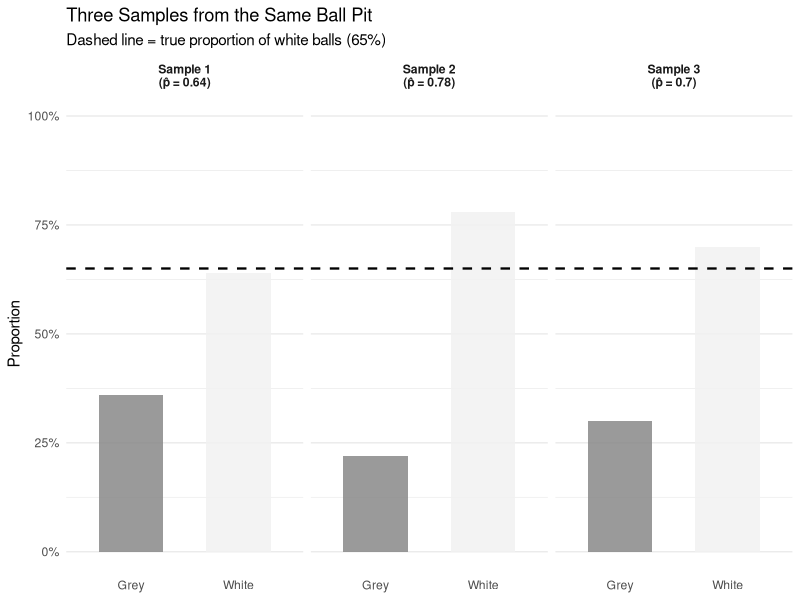
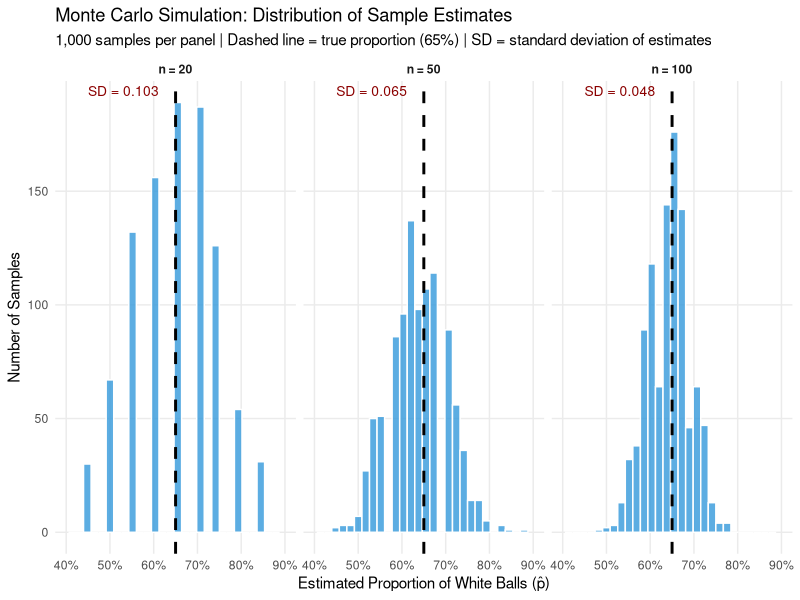
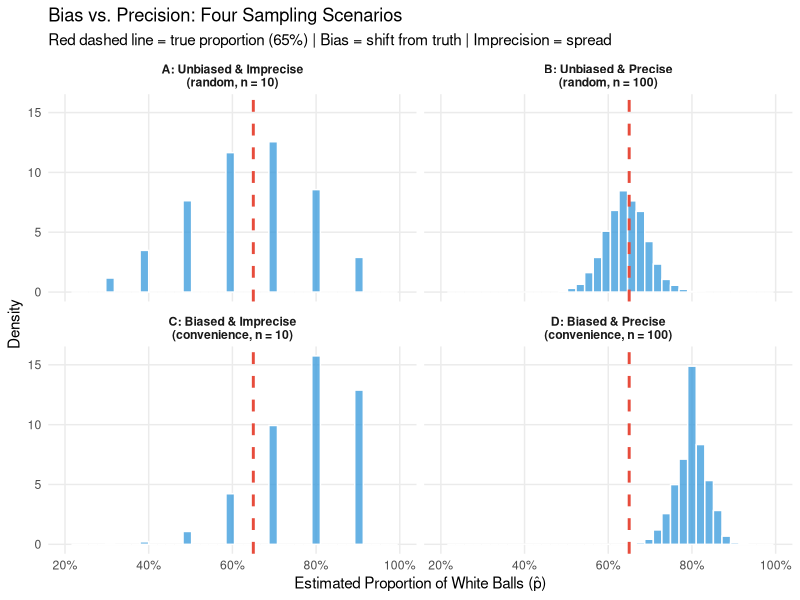
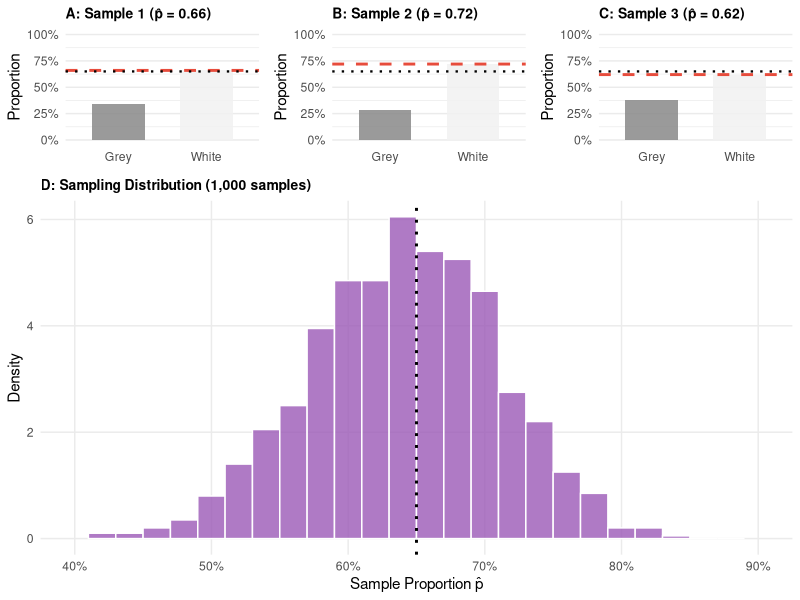
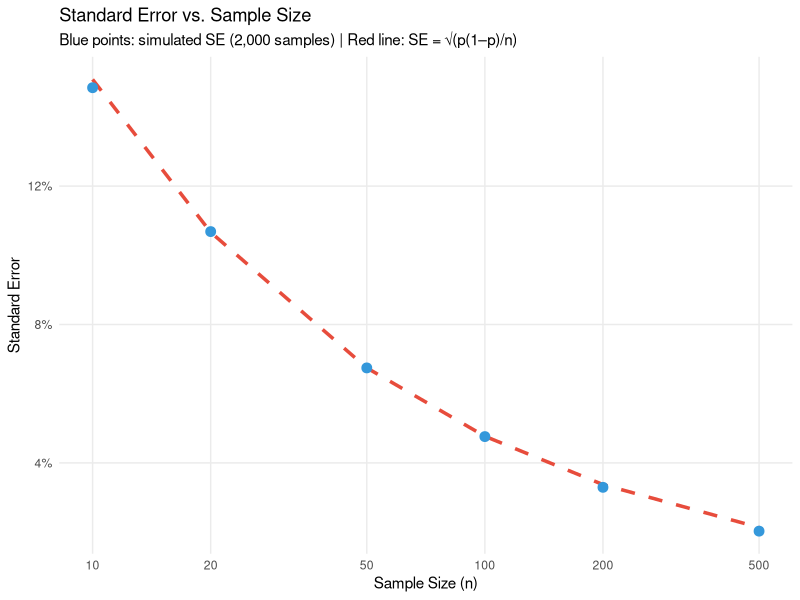
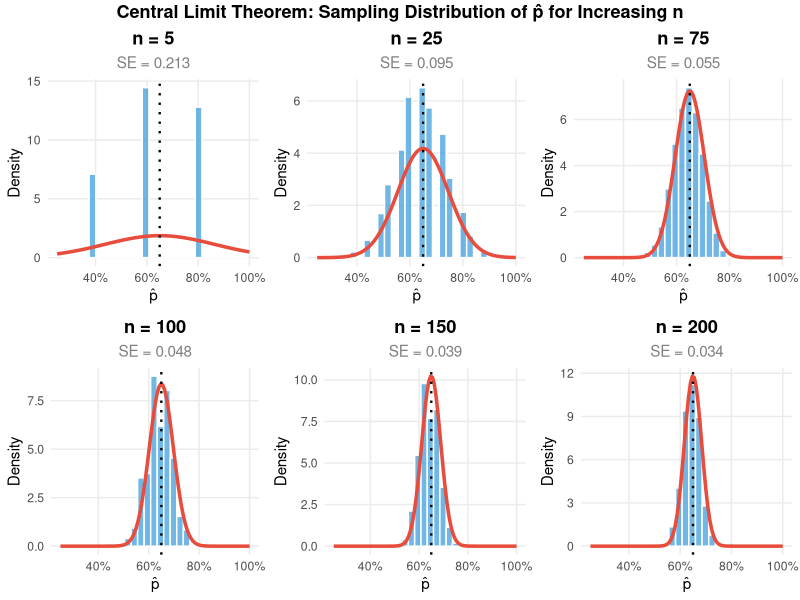
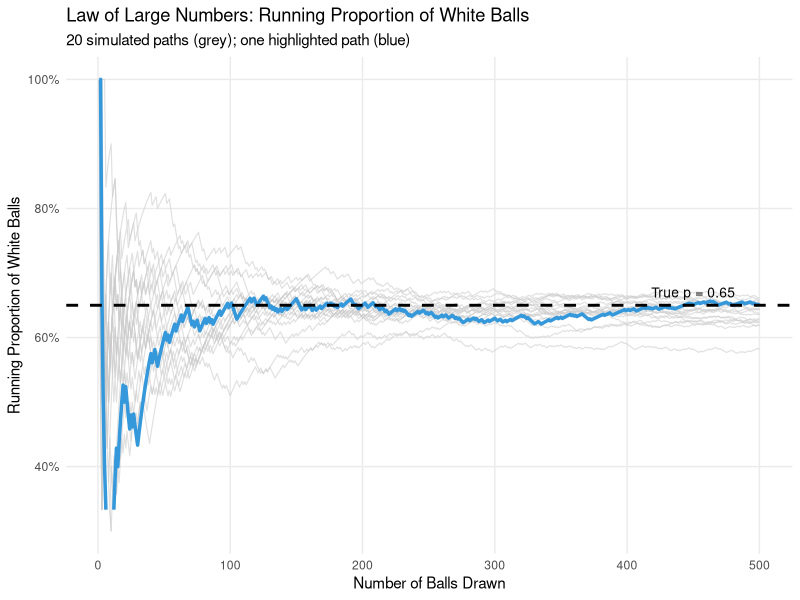
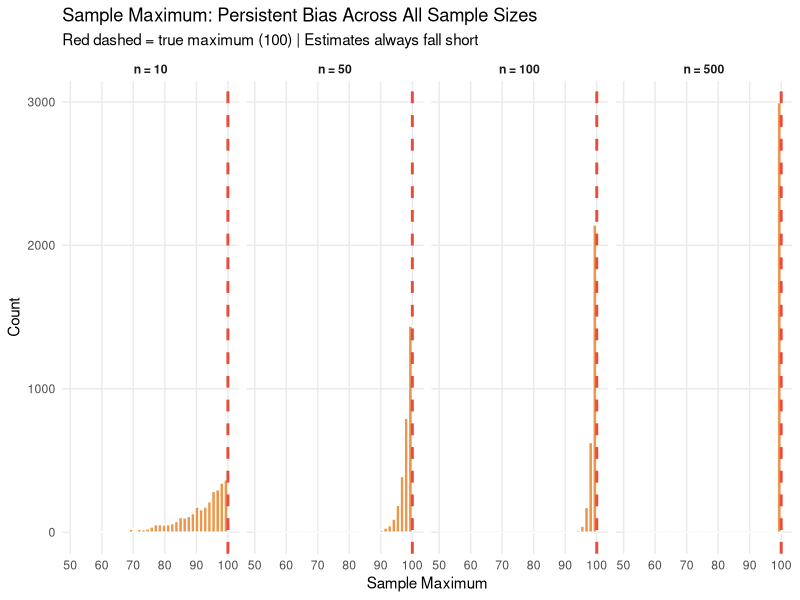

R code for these plots, in order:
## ---- chunk 1
#| code-summary: "Packages used for R examples"
#| message: false
#| warning: false
library(ggplot2)
library(dplyr)
library(tidyr)
library(ggpubr)
## ---- chunk 2
#| code-summary: "Setting up the ball pit population and drawing three samples"
#| label: fig-three-samples
#| fig-cap: "Three independent samples of 50 balls from the same population — each gives a different estimate of the proportion of white balls. The true proportion is shown as a dashed line."
#| fig-height: 3.5

set.seed(42)
N <- 5000
true_p  <- 0.65
biased_p <- 0.80   # proportion in the convenience-sampled corner of the pit

population <- sample(
  c("White", "Grey"), N, replace = TRUE,
  prob = c(true_p, 1 - true_p)
)

draw_sample <- function(pop, n, id) {
  s <- sample(pop, n, replace = FALSE)
  tibble(
    sample_id = paste0("Sample ", id, "\n(p̂ = ", round(mean(s == "White"), 2), ")"),
    color = c("White", "Grey"),
    proportion = c(mean(s == "White"), mean(s == "Grey"))
  )
}

three_samples <- bind_rows(
  draw_sample(population, 50, 1),
  draw_sample(population, 50, 2),
  draw_sample(population, 50, 3)
)

ggplot(three_samples, aes(x = color, y = proportion, fill = color)) +
  geom_col(width = 0.6, alpha = 0.85) +
  geom_hline(
    data = filter(three_samples, color == "White"),
    aes(yintercept = true_p),
    linetype = "dashed", color = "black", linewidth = 0.8
  ) +
  facet_wrap(~sample_id, ncol = 3) +
  scale_fill_manual(values = c("White" = "#f0f0f0", "Grey" = "#888888"),
    guide = "none") +
  scale_y_continuous(labels = scales::percent_format(), limits = c(0, 1)) +
  labs(
    title = "Three Samples from the Same Ball Pit",
    subtitle = "Dashed line = true proportion of white balls (65%)",
    x = NULL, y = "Proportion"
  ) +
  theme_minimal() +
  theme(strip.text = element_text(face = "bold"),
    panel.grid.major.x = element_blank())
## ---- chunk 3
#| code-summary: "Monte Carlo simulation: 1,000 samples for three different sample sizes"
#| label: fig-mcs
#| fig-cap: "Monte Carlo simulation results. Each histogram shows the distribution of 1,000 sample estimates $\\hat{p}$ for a given sample size. The true proportion (65%) is shown as a dashed line. Key takeaways: all three distributions are centred on the true value, but the spread shrinks as n increases."
#| fig-height: 4
#| warning: false

set.seed(123)
mcs_results <- bind_rows(lapply(c(20, 50, 100), function(sn) {
  tibble(
    n = paste0("n = ", sn),
    estimate = replicate(1000, mean(sample(population, sn, replace = FALSE) == "White"))
  )
})) |>
  mutate(n = factor(n, levels = c("n = 20", "n = 50", "n = 100")))

mcs_summary <- mcs_results |>
  group_by(n) |>
  summarise(mean_est = mean(estimate), sd_est = round(sd(estimate), 3), .groups = "drop")

ggplot(mcs_results, aes(x = estimate)) +
  geom_histogram(bins = 30, fill = "#3498db", color = "white", alpha = 0.8) +
  geom_vline(xintercept = true_p, linetype = "dashed", linewidth = 1, color = "black") +
  geom_text(
    data = mcs_summary,
    aes(x = 0.45, y = Inf, label = paste0("SD = ", sd_est)),
    vjust = 1.5, hjust = 0, size = 3.5, color = "darkred"
  ) +
  facet_wrap(~n, ncol = 3) +
  scale_x_continuous(labels = scales::percent_format(), limits = c(0.4, 0.9)) +
  labs(
    title = "Monte Carlo Simulation: Distribution of Sample Estimates",
    subtitle = "1,000 samples per panel | Dashed line = true proportion (65%) | SD = standard deviation of estimates",
    x = "Estimated Proportion of White Balls (p̂)", y = "Number of Samples"
  ) +
  theme_minimal() +
  theme(strip.text = element_text(face = "bold"), panel.grid.minor = element_blank())
## ---- chunk 4
#| code-summary: "Bias vs. precision: four sampling scenarios"
#| label: fig-bias-precision
#| fig-cap: "Four combinations of bias and precision. The red dashed line marks the true proportion (65%). Panels A and B use random sampling (unbiased); panels C and D use a convenience sample from a region with 80% white balls (biased). Panels A and C use small samples (n = 10, imprecise); panels B and D use large samples (n = 100, precise). Bias shifts the distribution away from the truth; imprecision spreads it out."
#| fig-height: 5

set.seed(99)
n_sim <- 3000

# Biased 'corner' of the pit: biased_p white rather than the true true_p
biased_pop <- sample(c("White", "Grey"), N, replace = TRUE, prob = c(biased_p, 1 - biased_p))

conditions <- list(
  list(label = "A: Unbiased & Imprecise\n(random, n = 10)",
       fn = function() mean(sample(population, 10,  replace = FALSE) == "White")),
  list(label = "B: Unbiased & Precise\n(random, n = 100)",
       fn = function() mean(sample(population, 100, replace = FALSE) == "White")),
  list(label = "C: Biased & Imprecise\n(convenience, n = 10)",
       fn = function() mean(sample(biased_pop,  10,  replace = FALSE) == "White")),
  list(label = "D: Biased & Precise\n(convenience, n = 100)",
       fn = function() mean(sample(biased_pop,  100, replace = FALSE) == "White"))
)

sim_bp <- bind_rows(lapply(conditions, function(cond) {
  tibble(condition = cond$label,
         estimate  = replicate(n_sim, cond$fn()))
})) |>
  mutate(condition = factor(condition, levels = sapply(conditions, `[[`, "label")))

ggplot(sim_bp, aes(x = estimate)) +
  geom_histogram(aes(y = after_stat(density)), bins = 40,
    fill = "#3498db", color = "white", alpha = 0.75) +
  geom_vline(xintercept = true_p,
    linetype = "dashed", color = "#e74c3c", linewidth = 1) +
  facet_wrap(~condition, ncol = 2) +
  scale_x_continuous(labels = scales::percent_format(), limits = c(0.2, 1.0)) +
  labs(
    title = "Bias vs. Precision: Four Sampling Scenarios",
    subtitle = "Red dashed line = true proportion (65%) | Bias = shift from truth | Imprecision = spread",
    x = "Estimated Proportion of White Balls (p̂)", y = "Density"
  ) +
  theme_minimal() +
  theme(strip.text = element_text(face = "bold"),
    panel.grid.minor = element_blank())
## ---- chunk 5
#| code-summary: "Three samples alongside the full sampling distribution"
#| label: fig-sampling-dist
#| warning: false
#| fig-cap: "Panels A–C: three individual samples of 50 balls, each with its own proportion estimate (red dashed). Panel D: the sampling distribution — the distribution of all 1,000 sample estimates. In practice, you observe only one sample; the sampling distribution is a theoretical object that tells you how your estimate would vary if you could repeat the process."
#| fig-height: 7
#| fig-width: 8

set.seed(77)
n_sample <- 50
n_reps <- 1000

three_raw <- lapply(1:3, function(i) {
  s <- sample(population, n_sample, replace = FALSE)
  p_hat <- mean(s == "White")
  tibble(
    panel = paste0("Sample ", i, " (p̂ = ", round(p_hat, 2), ")"),
    color = s
  )
})

all_estimates <- replicate(n_reps, mean(sample(population, n_sample, replace = FALSE) == "White"))

make_bar_plot <- function(df, label) {
  p_hat <- mean(df$color == "White")
  props <- df |> count(color) |> mutate(prop = n / sum(n))
  ggplot(props, aes(x = color, y = prop, fill = color)) +
    geom_col(width = 0.6, alpha = 0.85) +
    geom_hline(yintercept = p_hat, color = "#e74c3c", linetype = "dashed", linewidth = 1) +
    geom_hline(yintercept = true_p, color = "black", linetype = "dotted", linewidth = 0.8) +
    scale_fill_manual(values = c("White" = "#f0f0f0", "Grey" = "#888888"), guide = "none") +
    scale_y_continuous(labels = scales::percent_format(), limits = c(0, 1)) +
    labs(title = label, x = NULL, y = "Proportion") +
    theme_minimal() +
    theme(plot.title = element_text(size = 10, face = "bold"),
      panel.grid.major.x = element_blank())
}

p1 <- make_bar_plot(three_raw[[1]], paste0("A: Sample 1 (p̂ = ", round(mean(three_raw[[1]]$color == "White"), 2), ")"))
p2 <- make_bar_plot(three_raw[[2]], paste0("B: Sample 2 (p̂ = ", round(mean(three_raw[[2]]$color == "White"), 2), ")"))
p3 <- make_bar_plot(three_raw[[3]], paste0("C: Sample 3 (p̂ = ", round(mean(three_raw[[3]]$color == "White"), 2), ")"))

p4 <- ggplot(tibble(x = all_estimates), aes(x = x)) +
  geom_histogram(aes(y = after_stat(density)), bins = 26,
    fill = "#9b59b6", color = "white", alpha = 0.8) +
  geom_vline(xintercept = true_p, linetype = "dotted", linewidth = 1, color = "black") +
  scale_x_continuous(labels = scales::percent_format(), limits = c(0.4, 0.9)) +
  labs(
    title = "D: Sampling Distribution (1,000 samples)",
    x = "Sample Proportion p̂", y = "Density"
  ) +
  theme_minimal() +
  theme(plot.title = element_text(size = 10, face = "bold"),
    panel.grid.minor = element_blank())

ggarrange(
  ggarrange(p1, p2, p3, ncol = 3),
  p4,
  nrow = 2, heights = c(1, 2.5)
)
## ---- chunk 6
#| code-summary: "Standard error: simulated vs. theoretical"
#| label: fig-se
#| fig-cap: "Standard error decreases with sample size. The simulated values (points) from 1,000 repeated samples closely match the theoretical formula (line). Note the diminishing returns: moving from n=20 to n=50 reduces the SE substantially, but moving from n=200 to n=500 gives a much smaller improvement."
#| fig-height: 3.5

set.seed(42)
sample_sizes <- c(10, 20, 50, 100, 200, 500)

se_results <- bind_rows(lapply(sample_sizes, function(sn) {
  estimates <- replicate(2000, mean(sample(population, sn, replace = FALSE) == "White"))
  tibble(
    n = sn,
    simulated_se = sd(estimates),
    theoretical_se = sqrt(true_p * (1 - true_p) / sn)
  )
}))

ggplot(se_results, aes(x = n)) +
  geom_line(aes(y = theoretical_se), color = "#e74c3c", linewidth = 1.2, linetype = "dashed") +
  geom_point(aes(y = simulated_se), color = "#3498db", size = 3) +
  labs(
    title = "Standard Error vs. Sample Size",
    subtitle = "Blue points: simulated SE (2,000 samples) | Red line: SE = √(p(1–p)/n)",
    x = "Sample Size (n)", y = "Standard Error"
  ) +
  scale_x_log10(breaks = sample_sizes, labels = sample_sizes) +
  scale_y_continuous(labels = scales::percent_format()) +
  theme_minimal() +
  theme(panel.grid.minor = element_blank())
## ---- chunk 7
#| code-summary: "CLT for proportions: convergence to normal"
#| label: fig-clt
#| fig-cap: "The CLT in action with our ball pit. The population is binary (0/1 — grey or white), clearly not normal. Yet as sample size increases, the sampling distribution of p̂ converges to a normal distribution (red curve). By n=75, the approximation is already very good."
#| fig-height: 7
#| fig-width: 12
#| message: false
#| warning: false

set.seed(42)
sample_sizes_clt <- c(5, 25, 75, 100, 150, 200)
n_reps_clt <- 3000

plots_clt <- lapply(sample_sizes_clt, function(sn) {
  estimates <- replicate(n_reps_clt, mean(sample(population, sn, replace = FALSE) == "White"))
  se_n <- sqrt(true_p * (1 - true_p) / sn)

  ggplot(tibble(x = estimates), aes(x = x)) +
    geom_histogram(aes(y = after_stat(density)), bins = 30,
      fill = "#3498db", color = "white", alpha = 0.7) +
    stat_function(fun = dnorm, args = list(mean = true_p, sd = se_n),
      color = "#e74c3c", linewidth = 1.2) +
    geom_vline(xintercept = true_p, linetype = "dotted", color = "black", linewidth = 0.8) +
    scale_x_continuous(labels = scales::percent_format(), limits = c(0.25, 1)) +
    labs(
      title = paste0("n = ", sn),
      subtitle = paste0("SE = ", round(se_n, 3)),
      x = "p̂", y = "Density"
    ) +
    theme_minimal() +
    theme(plot.title = element_text(face = "bold", hjust = 0.5),
      plot.subtitle = element_text(hjust = 0.5, color = "gray50"),
      panel.grid.minor = element_blank())
})

annotate_figure(
  ggarrange(plotlist = plots_clt, ncol = 3, nrow = 2),
  top = text_grob(
    "Central Limit Theorem: Sampling Distribution of p̂ for Increasing n",
    face = "bold", size = 13
  )
)
## ---- chunk 8
#| code-summary: "Law of Large Numbers: running proportion converging to true proportion"
#| label: fig-lln
#| fig-cap: "The Law of Large Numbers in action. Each line shows the running proportion of white balls as we draw more and more balls from the pit. All paths eventually converge toward the true proportion of 65% (dashed line), but the journey is bumpy for small samples."
#| fig-height: 4
#| warning: false

set.seed(123)
max_n <- 500
n_paths <- 20

paths <- bind_rows(lapply(1:n_paths, function(i) {
  draws <- as.integer(sample(population, max_n, replace = FALSE) == "White")
  tibble(
    n = 1:max_n,
    running_prop = cumsum(draws) / (1:max_n),
    path = i
  )
}))

main_path <- filter(paths, path == 1)

ggplot(paths, aes(x = n, y = running_prop, group = path)) +
  geom_line(color = "gray80", linewidth = 0.4, alpha = 0.6) +
  geom_line(data = main_path, color = "#3498db", linewidth = 1.2) +
  geom_hline(yintercept = true_p, linetype = "dashed", color = "black", linewidth = 1) +
  annotate("text", x = 450, y = true_p + 0.02,
    label = paste0("True p = ", true_p), color = "black", size = 3.5) +
  scale_y_continuous(labels = scales::percent_format(), limits = c(0.3, 1)) +
  labs(
    title = "Law of Large Numbers: Running Proportion of White Balls",
    subtitle = "20 simulated paths (grey); one highlighted path (blue)",
    x = "Number of Balls Drawn", y = "Running Proportion of White Balls"
  ) +
  theme_minimal() +
  theme(panel.grid.minor = element_blank())
## ---- chunk 9
#| code-summary: "The sample maximum: a persistently biased estimator"
#| label: fig-sample-max
#| fig-cap: "The sample maximum systematically underestimates the population maximum (dashed line at 100), because any finite sample misses the very largest values. Crucially, this bias shrinks with sample size but never disappears — even at n = 500, estimates cluster around 99.8, not 100. This is a case where the CLT does not rescue us."
#| fig-height: 3.5

set.seed(42)
true_max  <- 100
n_reps_mx <- 3000

max_results <- bind_rows(lapply(c(10, 50, 100, 500), function(sn) {
  tibble(
    n       = paste0("n = ", sn),
    max_est = replicate(n_reps_mx, max(runif(sn, min = 0, max = true_max)))
  )
})) |>
  mutate(n = factor(n, levels = paste0("n = ", c(10, 50, 100, 500))))

ggplot(max_results, aes(x = max_est)) +
  geom_histogram(bins = 40, fill = "#e67e22", color = "white", alpha = 0.8) +
  geom_vline(xintercept = true_max,
    linetype = "dashed", color = "#e74c3c", linewidth = 1) +
  facet_wrap(~n, ncol = 4, scales = "fixed") +
  scale_x_continuous(limits = c(50, 101)) +
  labs(
    title = "Sample Maximum: Persistent Bias Across All Sample Sizes",
    subtitle = "Red dashed = true maximum (100) | Estimates always fall short",
    x = "Sample Maximum", y = "Count"
  ) +
  theme_minimal() +
  theme(strip.text = element_text(face = "bold"),
    panel.grid.minor = element_blank())
